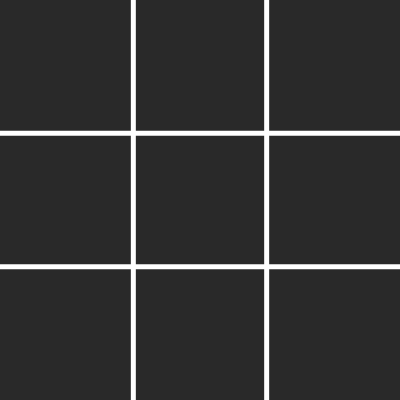
Frame 1 (no input)
Frame 60 (no input): identical to frame 1, image omitted
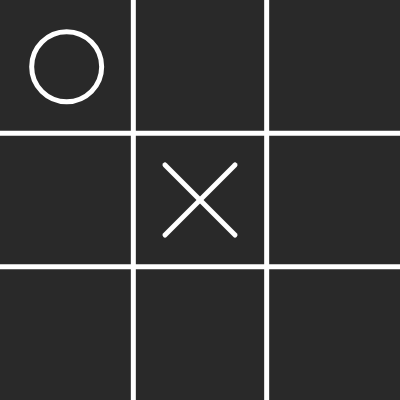
Frame 120 (the mouse pressed at the canvas centre since frame 60)

The p5.js sketch that drew these frames (run headless with seeded random() and noise() and a simulated clock; from frame 60 on, the mouse is pressed at the canvas centre):

// p5.js sketch
// ── sketch.js
let board = [
    [0, 0, 0],
    [0, 0, 0],
    [0, 0, 0],
];

const empty_cell = 0;
const player_cell = 1;
const computer_cell = 2;
const p = [' ', 'X', 'O'];
let canPlay;
let isPlayerTurn;

function setup() {
    let canvas = createCanvas(400, 400);
    const x = (windowWidth - width) / 2;
    const y = (windowHeight - height) / 2;
    canvas.position(x, y);
    canPlay = true;
    isPlayerTurn = true;
}

function possibleMoves() {
    var moves = [];

    for (let row = 0; row < 3; ++row) {
        for (let col = 0; col < 3; ++col) {
            if (board[row][col] == 0)
                moves.push(new Cell(row, col));
        }
    }

    return moves;
}

function drawBoard() {
    drawBase();
    fillBoard();
}

function drawBase() {
    for (let i = 1; i < 3; ++i) {
        stroke(255);
        strokeWeight(5);
        line(0, i * height / 3, width, i * height / 3);
        line(i * width / 3, 0, i * width / 3, height);
    }
}

function fillBoard() {
    for (let row = 0; row < 3; ++row) {
        for (let col = 0; col < 3; ++col) {
            cur = p[board[row][col]];
            let x = (col * width / 3) + width / 6;
            let y = (row * height / 3) + height / 6;
            let s = 35;

            if (cur == 'X') {
                line(x - s, y - s, x + s, y + s);
                line(x + s, y - s, x - s, y + s);
            }
            else if (cur == 'O') {
                noFill();
                ellipse(x, y, 2 * s, 2 * s);
            }
        }
    }
}

class Cell {
    constructor(row, col) {
        this.row = row;
        this.col = col;
    }
}

class Strike {
    constructor(start, end) {
        this.start = start;
        this.end = end;
    }
}

function cellToPosition(c) {
    let y = (c.row * height / 3) + height / 6;
    let x = (c.col * width / 3) + width / 6;

    return { x, y };
}

function checkWinner() {
    for (var row = 0; row < 3; ++row)
        if (board[row][0] == board[row][1] && board[row][1] == board[row][2] && board[row][0] != empty_cell)
            return new Strike(new Cell(row, 0), new Cell(row, 2));

    for (var col = 0; col < 3; ++col)
        if (board[0][col] == board[1][col] && board[1][col] == board[2][col] && board[0][col] != empty_cell)
            return new Strike(new Cell(0, col), new Cell(2, col));

    if (board[0][0] == board[1][1] && board[1][1] == board[2][2] && board[0][0] != empty_cell)
        return new Strike(new Cell(0, 0), new Cell(2, 2));

    if (board[0][2] == board[1][1] && board[1][1] == board[2][0] && board[0][2] != empty_cell)
        return new Strike(new Cell(0, 2), new Cell(2, 0));

    return undefined;
}

function handleWinner() {
    moves = possibleMoves();
    curWinner = checkWinner();

    if (curWinner) {
        let start = curWinner.start;
        let end = curWinner.end;

        let x1 = cellToPosition(start).x;
        let y1 = cellToPosition(start).y;
        let x2 = cellToPosition(end).x;
        let y2 = cellToPosition(end).y;

        line(x1, y1, x2, y2);

        canPlay = false;
        textSize(120);
        textAlign(CENTER, CENTER);
        fill(255);
        stroke(41);
        strokeWeight(20);
        text(p[board[curWinner.start.row][curWinner.start.col]] + " wins", width / 2, height / 2);
    }
    else if (moves.length == 0) {
        canPlay = false;
        textSize(120);
        textAlign(CENTER, CENTER);
        fill(255);
        stroke(41);
        strokeWeight(20);
        text("Draw", width / 2, height / 2);
    }
}

function draw() {
    background(41);
    drawBoard();
    handleWinner();
    handlePlayer();
}

function handlePlayer() {
    if (!canPlay)
        return;

    if (!isPlayerTurn)
        computerMove();
}

function computerMove() {
    moves = possibleMoves();

    let bestMove = moves[0];
    let bestScore = Infinity;
    let score = Infinity;

    moves.forEach(m => {
        board[m.row][m.col] = computer_cell;
        score = minimax(0, true);
        board[m.row][m.col] = empty_cell;

        if (score < bestScore) {
            bestScore = score;
            bestMove = m;
        }
    });

    board[bestMove.row][bestMove.col] = computer_cell;
    isPlayerTurn = true;
}

minimaxScores = [0, 1, -1];

function minimax(depth, isMaximizing) {
    let curWinner = checkWinner();
    if (curWinner)
        return minimaxScores[board[curWinner.start.row][curWinner.start.col]];

    moves = possibleMoves();
    if (moves.length == 0)
        return minimaxScores[0];

    let bestScore;
    let score;

    if (isMaximizing) {
        bestScore = -Infinity;

        moves.forEach(m => {
            board[m.row][m.col] = player_cell;
            score = minimax(depth + 1, false);
            board[m.row][m.col] = empty_cell;

            bestScore = max(bestScore, score);
        });
    }
    else {
        bestScore = Infinity;

        moves.forEach(m => {
            board[m.row][m.col] = computer_cell;
            score = minimax(depth + 1, true);
            board[m.row][m.col] = empty_cell;

            bestScore = min(bestScore, score);
        });
    }

    return bestScore;
}

function playerMove() {
    let x = floor(mouseX / (width / 3));
    let y = floor(mouseY / (height / 3));

    if (board[y][x] != empty_cell)
        return;

    board[y][x] = 1;

    isPlayerTurn = false;
}

function mousePressed() {
    if (canPlay && isPlayerTurn)
        playerMove();

    if (!canPlay) {
        board = [
            [0, 0, 0],
            [0, 0, 0],
            [0, 0, 0],
        ]
        canPlay = true;
        isPlayerTurn = true;
    }
}
